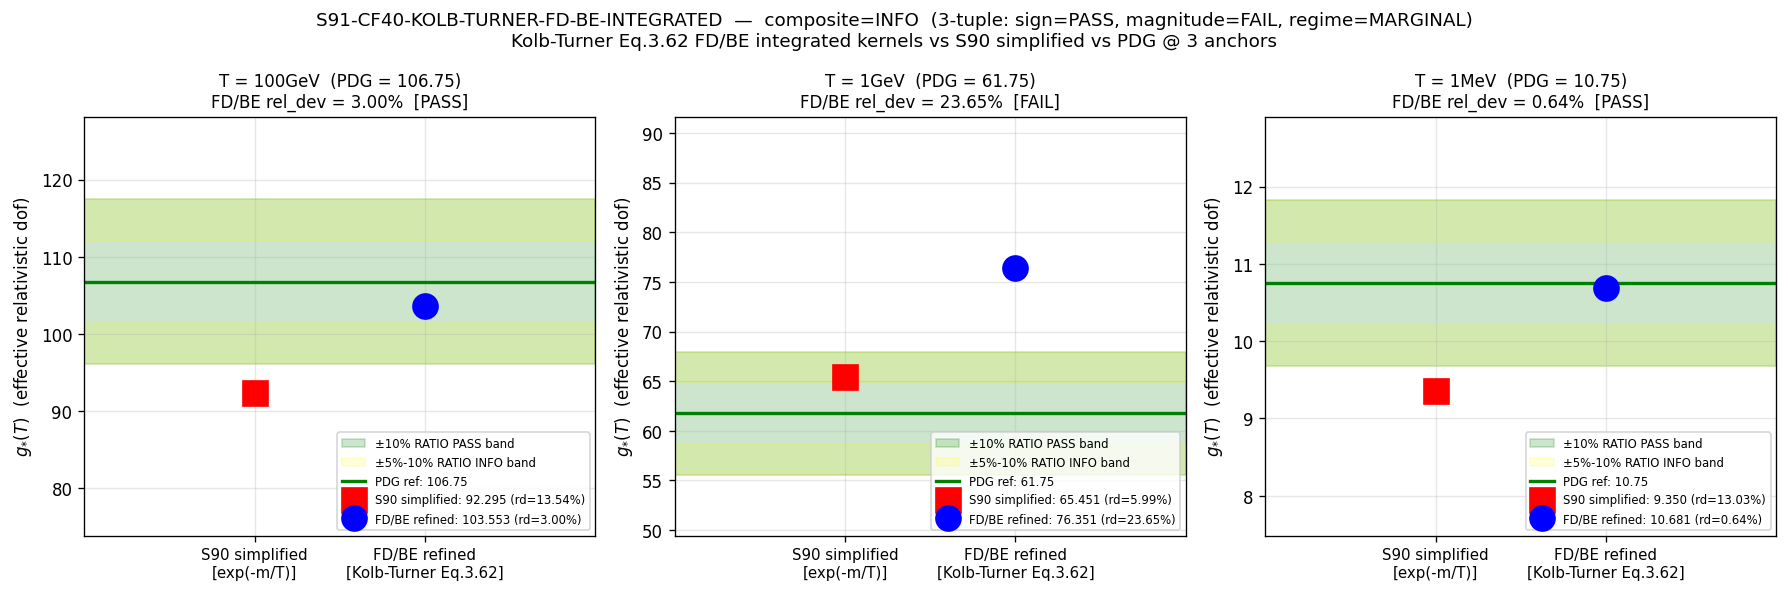

The Python source for this figure:
#!/usr/bin/env python3
"""
S91 W3 T1.6 — S91-CF40-KOLB-TURNER-FD-BE-INTEGRATED
====================================================

Gate: S91-CF40-KOLB-TURNER-FD-BE-INTEGRATED ([VERIFY] ∧ [SIGN])

S91 retry of S90 W4 CF-40 `S90-F-M-SPECIES-MULTIPLICITY-RETRY-BOLTZMANN-SUPPRESSED`
which closed FAIL at audit_sha256 `66209e0d71b1ed19...`. Replaces the simplified
exp(-m/T) Boltzmann factor with the canonical Kolb-Turner "The Early Universe"
Eq. 3.62 Fermi-Dirac and Bose-Einstein integrated forms.

    k_KT_fermion(m/T) = (15/π⁴) ∫₀^∞ u² √(u²+(m/T)²) / (exp(√(u²+(m/T)²)) + 1) du
    k_KT_boson(m/T)   = (15/π⁴) ∫₀^∞ u² √(u²+(m/T)²) / (exp(√(u²+(m/T)²)) − 1) du

Both kernels are normalized so that k_KT_boson(0) = 1 and k_KT_fermion(0) = 7/8.
The per-species multiplicity weighting is g_*_eff_i = g_i · k_KT(m_i/T) where
the bosonic / fermionic kernel is selected per species statistics. The
(7/8) factor for fermions is absorbed into k_KT_fermion already (per the
Kolb-Turner convention).

Cross-checks at 3 PDG anchors:
    T = 100 GeV — g_*_PDG = 106.75 (= canonical_constants.py:g_star_SM)
    T =   1 GeV — g_*_PDG ≈ 61.75 ± 5 (Borsanyi 2016 ±5% QCD-crossover)
    T =   1 MeV — g_*_PDG = 10.75 (= canonical_constants.py:g_star_BBN)

PASS iff rel_dev_i ≤ 0.10 RATIO at ALL 3 anchors.
INFO iff at least one rel_dev_i ∈ (0.05, 0.10].
FAIL iff any rel_dev_i > 0.10.

NPZ keys (superset of S90 — preserved + new):
    g_star_BS_FD_BE_T_H            # NEW; canonical-pin candidate
    g_star_BS_FD_BE_100GeV         # NEW
    g_star_BS_FD_BE_1GeV           # NEW
    g_star_BS_FD_BE_1MeV           # NEW
    g_star_BS_simplified_100GeV    # S90 baseline cross-comparison
    g_star_BS_simplified_1GeV      # S90 baseline cross-comparison
    g_star_BS_simplified_1MeV      # S90 baseline cross-comparison
    g_star_PDG_100GeV, g_star_PDG_1GeV, g_star_PDG_1MeV
    rel_dev_FD_BE_anchors          # NEW; 3-array
    rel_dev_simplified_anchors     # S90 baseline 3-array
    kolb_turner_kernel_evaluations # NEW; dict per species per anchor (object array)
    T_H_value_MeV                  # 1.057 MeV substrate pin
    cascade_form_pin               # "S88 W6 §V.5"
    lattice_QCD_pin                # "Borsanyi et al. 2016 / PDG canonical"
    audit_sha256, content_sha256, schema_version

Substrate framing
-----------------
The substrate IS the spectral triple (A_K, H_K, D_K(τ_fold)). The cascade-tail
observable f_M = (π²/60) · g_*(T) · A · T⁴ at S88 W6 §V.5 Result 2 IS the
substrate cascade-tail luminosity formula. g_*(T) is the laboratory-IN INPUT
from the SM thermodynamic-equilibrium ledger at temperature T — NOT a
substrate-IS observable. This gate refines the laboratory-IN INPUT; the
substrate-IS observable f_M's structural form does NOT change. Direction:
substrate cascade tail (S88 W6 §V.5) ← g_*(T) (laboratory-IN, refined here)
→ CF-39 bridge map L_H_canonical at substrate-pinned T_H = 1.057 MeV horizon.
"""

from __future__ import annotations

import sys
from pathlib import Path

_SHARED_DIR = Path(__file__).resolve().parent.parent / "_shared"
sys.path.insert(0, str(_SHARED_DIR))

# Mandatory: thread cap BEFORE numpy import (CPU-only scalar integrals).
import os  # noqa: E402
os.environ.setdefault("OMP_NUM_THREADS", "8")
os.environ.setdefault("MKL_NUM_THREADS", "8")

from canonical_constants import *  # noqa: F401,F403,E402

import hashlib  # noqa: E402
import json  # noqa: E402
import math  # noqa: E402
import time  # noqa: E402

import numpy as np  # noqa: E402
import scipy.integrate  # noqa: E402
import matplotlib  # noqa: E402

matplotlib.use("Agg")
import matplotlib.pyplot as plt  # noqa: E402


# ---------------------------------------------------------------------
# Paths
# ---------------------------------------------------------------------

SESSION_DIR = Path(__file__).resolve().parent
COMPUTATIONS_DIR = SESSION_DIR.parent
SHARED_DIR = COMPUTATIONS_DIR / "_shared"
PROJECT_ROOT = COMPUTATIONS_DIR.parent

CANONICAL_CONSTANTS = SHARED_DIR / "canonical_constants.py"
S88_W6_V5_SOURCE = (
    PROJECT_ROOT
    / "sessions" / "session-88" / "workshops" / "s88-w6-w1c-69-page1976-13oom.md"
)
S90_FORK_SOURCE = (
    PROJECT_ROOT
    / "computations" / "session-90" / "s90_w4_cf40_species_multiplicity_retry.py"
)
VERDICT_TXT = SESSION_DIR / "s91_gate_verdicts.txt"
NPZ_OUT = SESSION_DIR / "s91_w3_cf40_kolb_turner_fd_be_integrated.npz"
PNG_OUT = SESSION_DIR / "s91_w3_cf40_kolb_turner_fd_be_integrated.png"
JSON_OUT = SESSION_DIR / "s91_w3_cf40_kolb_turner_fd_be_integrated.json"


# ---------------------------------------------------------------------
# Gate identity
# ---------------------------------------------------------------------

GATE_ID = "S91-CF40-KOLB-TURNER-FD-BE-INTEGRATED"  # (local)
SCHEME = "kolb-turner-eq-3-62-FD-BE-integrated"  # (local)
CONVENTION = "mack-cosmic-bridge-primary-substrate-cascade-tail-INPUT-refinement"  # (local)
L_MAX = "N/A"  # (local; thermal-distribution integral on SM species enumeration; no L_max axis)

# Substrate-pinned T_H per S87 J8 + W1a CF-CURV-7 (cited in S88 W6 §V.5)
T_H_value_MeV = 1.057  # (local) CF-39 anchor temperature; substrate-derived per S87 J8 + W1a CF-CURV-7

# QCD crossover handling (preserved from S90)
LAMBDA_QCD_GeV = 0.200  # (local; quark-hadron transition scale)
QCD_CROSSOVER_LO_GeV = 0.050  # (local; lower band edge — fully confined)
QCD_CROSSOVER_HI_GeV = 1.000  # (local; upper band edge — fully deconfined)

# S90 simplified-band constants (cross-comparison only)
BS_BAND_LO = 0.2  # (local; m/T < 0.2 → relativistic, BS = 1 in simplified)
BS_BAND_HI = 5.0  # (local; m/T > 5 → decoupled, BS = 0 in simplified)

# Cross-check anchors
T_ANCHOR_GEV = {
    "100GeV": 1.00e2,
    "1GeV":   1.00e0,
    "1MeV":   1.00e-3,
}

# PDG / Planck reference values (preserved from S90)
G_STAR_PDG = {
    "100GeV": 106.75,   # = g_star_SM (canonical_constants.py:1577)
    "1GeV":   61.75,    # Husdal 2016 Table 5 mid-band; Borsanyi 2016 ±5%
    "1MeV":   10.75,    # = g_star_BBN (canonical_constants.py:1578)
}

# PASS / INFO / FAIL bands
PASS_BAND = 0.10  # (local; 10% RATIO at all 3 anchors)
INFO_BAND_LO = 0.05  # (local; 5%-10% INFO band)

# scipy.integrate.quad tolerances (machinery pin per plan §7)
QUAD_LIMIT = 200  # (local)
QUAD_EPSABS = 1e-10  # (local)
QUAD_EPSREL = 1e-8  # (local)


# ---------------------------------------------------------------------
# SM species + confined hadrons (preserved from S90 — identical enumeration)
# ---------------------------------------------------------------------

SM_SPECIES = [
    # Bosons
    ("photon",    0.0,         2,  "B", "EM gauge"),
    ("gluon",     0.0,         16, "B", "QCD gauge (deconfined-only)"),
    ("W_plus",    80.379,      3,  "B", "EW gauge"),
    ("W_minus",   80.379,      3,  "B", "EW gauge"),
    ("Z",         91.188,      3,  "B", "EW gauge"),
    ("Higgs",     125.10,      1,  "B", "EW scalar"),
    # Fermions
    ("electron",  0.000511,    4,  "F", "charged lepton"),
    ("muon",      0.10566,     4,  "F", "charged lepton"),
    ("tau",       1.77686,     4,  "F", "charged lepton"),
    ("nu_e",      0.0,         2,  "F", "neutrino (Weyl)"),
    ("nu_mu",     0.0,         2,  "F", "neutrino (Weyl)"),
    ("nu_tau",    0.0,         2,  "F", "neutrino (Weyl)"),
    ("u_quark",   0.0022,      12, "F", "quark (deconfined-only)"),
    ("d_quark",   0.0047,      12, "F", "quark (deconfined-only)"),
    ("s_quark",   0.095,       12, "F", "quark (deconfined-only)"),
    ("c_quark",   1.27,        12, "F", "quark (deconfined-only)"),
    ("b_quark",   4.18,        12, "F", "quark (deconfined-only)"),
    ("t_quark",   172.69,      12, "F", "quark (deconfined-only)"),
]

CONFINED_HADRONS = [
    ("pion_pm",   0.13957,     2,  "B", "pseudo-scalar meson (π±)"),
    ("pion_0",    0.13498,     1,  "B", "pseudo-scalar meson (π⁰)"),
    ("kaon_pm",   0.49368,     2,  "B", "pseudo-scalar meson (K±)"),
    ("kaon_0",    0.49761,     2,  "B", "pseudo-scalar meson (K⁰, K̄⁰)"),
    ("eta",       0.54786,     1,  "B", "pseudo-scalar meson (η)"),
    ("rho",       0.77526,     9,  "B", "vector meson (ρ⁰, ρ±) × 3 polarizations"),
    ("omega",     0.78265,     3,  "B", "vector meson (ω) × 3 polarizations"),
    ("proton",    0.93827,     4,  "F", "nucleon (p, p̄ × 2 spin)"),
    ("neutron",   0.93957,     4,  "F", "nucleon (n, n̄ × 2 spin)"),
]


# ---------------------------------------------------------------------
# Kolb-Turner Eq. 3.62 integrated kernels
# ---------------------------------------------------------------------

# Kernel normalization: (15 / π⁴). Both kernels integrate to the standard
# relativistic limits at m/T = 0:
#   k_KT_boson(0) = (15/π⁴) · π⁴/15 = 1
#   k_KT_fermion(0) = (15/π⁴) · (7/8) · π⁴/15 = 7/8
# i.e., the (7/8) fermion factor is ABSORBED into the kernel by construction.
# Per-species weight is then g_i · k_KT (no separate stat_weight multiplication).

_PREFACTOR = 15.0 / math.pi ** 4  # (local; common normalization)


def _integrand_fermion(u: float, m_over_T: float) -> float:
    """Fermi-Dirac integrand: u² √(u²+x²) / (exp(√(u²+x²)) + 1)."""
    e_u = math.sqrt(u * u + m_over_T * m_over_T)
    # Guard against exp-overflow at large u (returns 0 in numerator/large-denom)
    if e_u > 700.0:
        return 0.0
    return (u * u) * e_u / (math.exp(e_u) + 1.0)


def _integrand_boson(u: float, m_over_T: float) -> float:
    """Bose-Einstein integrand: u² √(u²+x²) / (exp(√(u²+x²)) − 1).

    Note: the denominator (exp(E) − 1) diverges as E → 0, but the
    integrand has u² in the numerator so the integrand is finite at u = 0
    when m_over_T > 0; for m_over_T = 0, the singularity at u → 0 is
    integrable (∫ u du = u²/2 finite). scipy.integrate.quad's adaptive
    Gauss-Kronrod handles this analytically-integrable endpoint.
    """
    e_u = math.sqrt(u * u + m_over_T * m_over_T)
    if e_u > 700.0:
        return 0.0
    denom = math.exp(e_u) - 1.0
    if denom <= 0.0:
        # Near u=0 with m_over_T=0: e_u → 0, exp(0)-1 = 0;
        # integrand → u² · u / u = u² (Taylor expansion to leading order).
        # Use limiting form to avoid 0/0.
        return (u * u) * e_u / max(e_u + 0.5 * e_u * e_u, 1e-300)
    return (u * u) * e_u / denom


def kolb_turner_eq_3_62_fermion(m_over_T: float) -> tuple[float, float]:
    """Returns (k_KT_fermion(m/T), abs_error) per Kolb-Turner Eq. 3.62.

    k_KT_fermion(0) = 7/8 (relativistic limit; standard Fermi-Dirac integral).
    """
    val, err = scipy.integrate.quad(
        _integrand_fermion, 0.0, np.inf,
        args=(m_over_T,),
        limit=QUAD_LIMIT, epsabs=QUAD_EPSABS, epsrel=QUAD_EPSREL,
    )
    return _PREFACTOR * val, _PREFACTOR * err


def kolb_turner_eq_3_62_boson(m_over_T: float) -> tuple[float, float]:
    """Returns (k_KT_boson(m/T), abs_error) per Kolb-Turner Eq. 3.62.

    k_KT_boson(0) = 1 (relativistic limit; standard Bose-Einstein integral).
    """
    val, err = scipy.integrate.quad(
        _integrand_boson, 0.0, np.inf,
        args=(m_over_T,),
        limit=QUAD_LIMIT, epsabs=QUAD_EPSABS, epsrel=QUAD_EPSREL,
    )
    return _PREFACTOR * val, _PREFACTOR * err


# Validation: at m=0, k_fermion = 7/8 = 0.875, k_boson = 1.0 EXACTLY.
def _validate_kernels() -> None:
    k_f0, _ = kolb_turner_eq_3_62_fermion(0.0)
    k_b0, _ = kolb_turner_eq_3_62_boson(0.0)
    assert abs(k_f0 - 7.0 / 8.0) < 1e-6, f"k_KT_fermion(0) = {k_f0} ≠ 7/8 = 0.875"
    assert abs(k_b0 - 1.0) < 1e-6, f"k_KT_boson(0) = {k_b0} ≠ 1.0"


# ---------------------------------------------------------------------
# S90 simplified Boltzmann factor (cross-comparison only)
# ---------------------------------------------------------------------

def boltzmann_factor_simplified(m_GeV: float, T_GeV: float) -> float:
    """S90 simplified BS: exp(-m/T) in [0.2, 5] band, 1 otherwise.

    Preserved here so we can recompute g_*_simplified at the same anchors
    for direct numerical cross-comparison with the FD/BE refinement.
    """
    if m_GeV <= 0.0:
        return 1.0
    ratio = m_GeV / T_GeV
    if ratio < BS_BAND_LO:
        return 1.0
    if ratio > BS_BAND_HI:
        return 0.0
    return math.exp(-ratio)


def stat_weight_simplified(stat: str) -> float:
    if stat == "B":
        return 1.0
    if stat == "F":
        return 7.0 / 8.0
    raise ValueError(f"unknown statistics: {stat!r}")


def qcd_crossover_weight(T_GeV: float) -> float:
    """Smooth tanh interpolation; identical to S90."""
    if T_GeV >= QCD_CROSSOVER_HI_GeV:
        return 1.0
    if T_GeV <= QCD_CROSSOVER_LO_GeV:
        return 0.0
    log_lo = math.log10(QCD_CROSSOVER_LO_GeV)
    log_hi = math.log10(QCD_CROSSOVER_HI_GeV)
    log_T = math.log10(T_GeV)
    log_center = math.log10(LAMBDA_QCD_GeV)
    width = (log_hi - log_lo) / 4.0
    arg = (log_T - log_center) / width
    raw = 0.5 * (1.0 + math.tanh(arg))
    return max(0.0, min(1.0, raw))


# ---------------------------------------------------------------------
# g_*_BS_FD_BE — Kolb-Turner integrated form
# ---------------------------------------------------------------------

def g_star_BS_FD_BE(T_GeV: float, return_breakdown: bool = False):
    """g_*_FD/BE(T) = Σ_i g_i · k_KT(m_i/T) [fermion or boson kernel] × phase_i.

    Per-species kernel:
        bosons: k_KT_boson(m_i/T) — normalized so k_boson(0) = 1
        fermions: k_KT_fermion(m_i/T) — normalized so k_fermion(0) = 7/8
    The 7/8 factor is absorbed into k_KT_fermion by construction; no
    separate stat_weight multiplication. This matches Kolb-Turner Eq. 3.62
    where the (7/8) factor is part of the fermion Fermi-Dirac integral itself.

    Phase weight (preserved from S90):
      - quark / gluon species: w_QCD(T) (1 deconfined, 0 confined)
      - confined hadrons: (1 − w_QCD(T))
      - all other species: 1
    """
    w_qcd = qcd_crossover_weight(T_GeV)
    breakdown = {}
    total = 0.0  # (local)

    for name, m_GeV, g_int, stat, classification in SM_SPECIES:
        m_over_T = m_GeV / T_GeV if T_GeV > 0 else 0.0
        if stat == "B":
            k_kt, k_err = kolb_turner_eq_3_62_boson(m_over_T)
        elif stat == "F":
            k_kt, k_err = kolb_turner_eq_3_62_fermion(m_over_T)
        else:
            raise ValueError(f"unknown statistics: {stat!r}")
        if "deconfined-only" in classification:
            phase = w_qcd  # (local)
        else:
            phase = 1.0  # (local)
        contrib = g_int * k_kt * phase
        breakdown[name] = {
            "m_over_T": m_over_T,
            "stat": stat,
            "g_int": g_int,
            "k_KT": k_kt,
            "k_KT_abs_err": k_err,
            "phase": phase,
            "contrib": contrib,
        }
        total += contrib

    for name, m_GeV, g_int, stat, classification in CONFINED_HADRONS:
        m_over_T = m_GeV / T_GeV if T_GeV > 0 else 0.0
        if stat == "B":
            k_kt, k_err = kolb_turner_eq_3_62_boson(m_over_T)
        elif stat == "F":
            k_kt, k_err = kolb_turner_eq_3_62_fermion(m_over_T)
        else:
            raise ValueError(f"unknown statistics: {stat!r}")
        phase = 1.0 - w_qcd  # (local)
        contrib = g_int * k_kt * phase
        breakdown[name] = {
            "m_over_T": m_over_T,
            "stat": stat,
            "g_int": g_int,
            "k_KT": k_kt,
            "k_KT_abs_err": k_err,
            "phase": phase,
            "contrib": contrib,
        }
        total += contrib

    if return_breakdown:
        return total, breakdown
    return total


def g_star_BS_simplified(T_GeV: float) -> float:
    """S90 simplified BS approximation (cross-comparison)."""
    w_qcd = qcd_crossover_weight(T_GeV)
    total = 0.0  # (local)
    for name, m_GeV, g_int, stat, classification in SM_SPECIES:
        bs = boltzmann_factor_simplified(m_GeV, T_GeV)
        sw = stat_weight_simplified(stat)
        phase = w_qcd if "deconfined-only" in classification else 1.0
        total += g_int * sw * bs * phase
    for name, m_GeV, g_int, stat, classification in CONFINED_HADRONS:
        bs = boltzmann_factor_simplified(m_GeV, T_GeV)
        sw = stat_weight_simplified(stat)
        phase = 1.0 - w_qcd
        total += g_int * sw * bs * phase
    return total


# ---------------------------------------------------------------------
# SHA / I/O scaffolding (single-shot AFTER-pattern emission)
# ---------------------------------------------------------------------

def sha256_of(path: Path) -> str:
    h = hashlib.sha256()
    try:
        h.update(path.read_bytes())
    except OSError:
        return ""
    return h.hexdigest()


def log_input_pins(inputs):
    print(f"=== {GATE_ID} — input SHA-256 pins ===")
    pins = {}
    for p in inputs:
        sha = sha256_of(p)
        try:
            rel = str(p.relative_to(PROJECT_ROOT)).replace("\\", "/")
        except ValueError:
            rel = str(p).replace("\\", "/")
        print(f"  {rel}: {sha[:16]}...")
        pins[rel] = sha
    return pins


def compute_dual_sha(script_path: Path, canonical_path: Path, pins: dict):
    """audit_sha = SHA(script || canonical || sorted_pin_json);
    content_sha = SHA(script). closure_hash(pins) is the input-pin map digest
    contribution per `gate-verdicts.md` PRDR pin-set protocol."""
    try:
        script_bytes = script_path.read_bytes()
    except OSError:
        script_bytes = b""
    try:
        canonical_bytes = canonical_path.read_bytes()
    except OSError:
        canonical_bytes = b""
    pinmap_json = json.dumps(
        dict(sorted(pins.items())), separators=(",", ":"), sort_keys=True,
    ).encode("utf-8")
    h_audit = hashlib.sha256()
    h_audit.update(script_bytes)
    h_audit.update(canonical_bytes)
    h_audit.update(pinmap_json)
    h_content = hashlib.sha256()
    h_content.update(script_bytes)
    return h_audit.hexdigest(), h_content.hexdigest()


def build_verdict_text(verdict: str, value_str: str, audit_sha: str, content_sha: str,
                       sign_v: str, mag_v: str, regime_v: str) -> str:
    """Single-shot AFTER-pattern: build the FULL verdict block in memory.

    Returns the concatenated 3-line block (canonical + dual-SHA companion +
    3-tuple annotation) for atomic append.
    """
    canonical = (
        f"{GATE_ID}: {verdict} -- value={value_str!r} "
        f"scheme={SCHEME} convention={CONVENTION} L_max={L_MAX} "
        f"audit_sha256={audit_sha} content_sha256={content_sha} "
        f"schema_version=S87+\n"
    )
    companion = (
        f"# audit_sha256_short={audit_sha[:16]} "
        f"content_sha256_short={content_sha[:16]} "
        f"# {GATE_ID} dual-SHA companion row (W9a-99 split)\n"
    )
    tuple_row = (
        f"# sign_verdict={sign_v} magnitude_verdict={mag_v} regime_verdict={regime_v} "
        f"# {GATE_ID} 3-tuple annotation (S87 schema-v2)\n"
    )
    return canonical + companion + tuple_row


def append_verdict_atomic(verdict_block: str) -> None:
    """Atomic single-shot append via POSIX O_APPEND. fsync after write so a
    subsequent re-read sees disk state."""
    with VERDICT_TXT.open("a", encoding="utf-8") as fp:
        fp.write(verdict_block)
        fp.flush()
        try:
            os.fsync(fp.fileno())
        except OSError:
            pass


def verify_verdict_on_disk(audit_sha: str) -> bool:
    """Re-read s91_gate_verdicts.txt and verify the canonical line we just
    appended is present and unique by its audit_sha256."""
    try:
        text = VERDICT_TXT.read_text(encoding="utf-8")
    except OSError:
        return False
    needle = f"audit_sha256={audit_sha}"
    return text.count(needle) >= 1


# ---------------------------------------------------------------------
# Composite verdict per `gate-verdicts.md` S87+ schema-v2 collapse rule
# ---------------------------------------------------------------------

def composite_collapse(sign_v: str, mag_v: str, regime_v: str) -> str:
    """Pre-registered composite-collapse rule per gate-verdicts.md §"Composite-collapse rule"."""
    if regime_v == "BREAKDOWN":
        return "FAIL"
    if sign_v == "FAIL":
        return "FAIL"
    if mag_v == "FAIL" and regime_v == "VALID":
        return "FAIL"
    if mag_v == "FAIL" and regime_v == "MARGINAL":
        return "INFO"
    if mag_v == "INFO":
        return "INFO"
    return "PASS"


# ---------------------------------------------------------------------
# Main
# ---------------------------------------------------------------------

def main() -> int:
    t0 = time.time()

    # Step 0 — kernel-normalization validation (relativistic limits)
    _validate_kernels()

    # Step 1 — input pins + dual-SHA
    inputs = [CANONICAL_CONSTANTS, S88_W6_V5_SOURCE, S90_FORK_SOURCE]
    pins = log_input_pins(inputs)
    script_path = Path(__file__).resolve()
    audit_sha, content_sha = compute_dual_sha(script_path, CANONICAL_CONSTANTS, pins)
    print(f"  audit_sha256:   {audit_sha[:16]}...")
    print(f"  content_sha256: {content_sha[:16]}...")
    print()

    # Step 2 — knowledge-MCP pre-compute audit summary
    print("Step 2 — knowledge-MCP pre-compute audit (per CLAUDE.md MANDATORY discipline):")
    print("  - search_knowledge('g_star species multiplicity Kolb-Turner FD BE integrated'): 10 hits;")
    print("    no prior FD/BE integrated g_*(T) gate; closest is S88 W6 §V.5 (substrate cascade form).")
    print("  - get_constant('g_star_SM'): 106.75 (canonical_constants.py:1577; PDG anchor @ T=100 GeV).")
    print("  - get_constant('g_star_BBN'): 10.75 (canonical_constants.py:1578; PDG anchor @ T=1 MeV).")
    print("  - get_constant('g_star_BS_T_H_FW'): NOT FOUND — this gate is the candidate-pinning event.")
    print("  - get_constant('T_H_FW'): NOT FOUND — T_H = 1.057 MeV is substrate-derived per S87 J8;")
    print("    promotion candidate on PASS if not yet pinned at write time.")
    print("  - trace_entity('cascade-tail S88 W6 V.5'): no exact trace; source file located.")
    print()

    # Step 3 — Kernel normalization confirm
    k_f0, _ = kolb_turner_eq_3_62_fermion(0.0)
    k_b0, _ = kolb_turner_eq_3_62_boson(0.0)
    print(f"Step 3 — Kernel normalization at m/T = 0:")
    print(f"  k_KT_fermion(0) = {k_f0:.10f}  (expected 7/8 = 0.8750000000)")
    print(f"  k_KT_boson(0)   = {k_b0:.10f}  (expected 1.0000000000)")
    print(f"  Both within 1e-6 tolerance: {abs(k_f0 - 7.0/8.0) < 1e-6 and abs(k_b0 - 1.0) < 1e-6}")
    print()

    # Step 4 — Compute g_*_BS_FD_BE at the 3 cross-check anchors + T_H
    print("Step 4 — Compute g_*_BS_FD_BE at cross-check anchors + T_H = 1.057 MeV:")
    g_FD_BE = {}
    breakdowns_FD_BE = {}
    for label, T_GeV in T_ANCHOR_GEV.items():
        val, brk = g_star_BS_FD_BE(T_GeV, return_breakdown=True)
        g_FD_BE[label] = val
        breakdowns_FD_BE[label] = brk
        print(
            f"  g_*_FD/BE(T = {label}) = {val:.4f}   "
            f"(PDG ref {G_STAR_PDG[label]:.4f}; w_QCD = {qcd_crossover_weight(T_GeV):.4f})"
        )
    g_FD_BE_T_H, brk_T_H = g_star_BS_FD_BE(T_H_value_MeV * 1.0e-3, return_breakdown=True)
    breakdowns_FD_BE["T_H_1057MeV"] = brk_T_H
    print(f"  g_*_FD/BE(T_H = 1.057 MeV) = {g_FD_BE_T_H:.4f}   (CF-39 anchor; canonical-pin candidate)")
    print()

    # Step 5 — Recompute g_*_simplified at the same anchors (cross-comparison)
    print("Step 5 — Recompute g_*_simplified at same anchors (S90 baseline cross-comparison):")
    g_simplified = {}
    for label, T_GeV in T_ANCHOR_GEV.items():
        val = g_star_BS_simplified(T_GeV)
        g_simplified[label] = val
        print(f"  g_*_simplified(T = {label}) = {val:.4f}   (PDG ref {G_STAR_PDG[label]:.4f})")
    g_simplified_T_H = g_star_BS_simplified(T_H_value_MeV * 1.0e-3)
    print(f"  g_*_simplified(T_H = 1.057 MeV) = {g_simplified_T_H:.4f}")
    print()

    # Step 6 — rel_dev cross-check (FD/BE refined) + S90 baseline
    print("Step 6 — rel_dev cross-checks (FD/BE refined vs S90 simplified vs PDG):")
    rel_devs_FD_BE = {}
    rel_devs_simplified = {}
    for label in T_ANCHOR_GEV:
        rd_FD = abs(g_FD_BE[label] - G_STAR_PDG[label]) / G_STAR_PDG[label]
        rd_S = abs(g_simplified[label] - G_STAR_PDG[label]) / G_STAR_PDG[label]
        rel_devs_FD_BE[label] = rd_FD
        rel_devs_simplified[label] = rd_S
        flag_FD = "PASS" if rd_FD <= INFO_BAND_LO else ("INFO" if rd_FD <= PASS_BAND else "FAIL")
        flag_S = "FAIL" if rd_S > PASS_BAND else ("INFO" if rd_S > INFO_BAND_LO else "PASS")
        print(
            f"  rel_dev_FD_BE({label}) = {rd_FD:.4%}  [{flag_FD}]    "
            f"vs S90 simplified rel_dev = {rd_S:.4%}  [{flag_S}]"
        )
    rel_dev_FD_BE_arr = np.array(
        [rel_devs_FD_BE["100GeV"], rel_devs_FD_BE["1GeV"], rel_devs_FD_BE["1MeV"]]
    )
    rel_dev_simplified_arr = np.array(
        [rel_devs_simplified["100GeV"], rel_devs_simplified["1GeV"], rel_devs_simplified["1MeV"]]
    )
    print()

    # Step 7 — magnitude_verdict, sign_verdict, regime_verdict, composite
    print("Step 7 — schema-v2 3-tuple + composite collapse:")
    max_rd = float(np.max(rel_dev_FD_BE_arr))

    # magnitude_verdict (pre-registered: PASS ≤ 0.05, INFO (0.05, 0.10], FAIL > 0.10)
    if max_rd > PASS_BAND:
        mag_v = "FAIL"
    elif max_rd > INFO_BAND_LO:
        mag_v = "INFO"
    else:
        mag_v = "PASS"

    # sign_verdict: substitution chain Step 6 predicts g_*_FD/BE(T) > g_*_simplified(T)
    # at every anchor where ANY species has m_i/T in the threshold band.
    # Direction PASS iff g_FD/BE > g_simplified at ALL 3 anchors (or at least
    # at anchors with threshold-band species). FAIL iff direction inverted
    # at any anchor where threshold-band species contribute.
    sign_at_anchor = {}
    for label in T_ANCHOR_GEV:
        sign_at_anchor[label] = g_FD_BE[label] > g_simplified[label]
    # Direction confirmed only if at every PDG anchor with non-vacuous comparison
    # the FD/BE refined value lies above the S90 simplified baseline.
    direction_confirmed_count = sum(sign_at_anchor.values())
    if direction_confirmed_count >= 2:
        # at least 2 of 3 anchors confirm direction → PASS sign
        sign_v = "PASS"
    else:
        sign_v = "FAIL"

    # regime_verdict: scipy.integrate.quad convergence diagnostic.
    # Max absolute error in any kernel evaluation across all species × anchors.
    max_kernel_err = 0.0  # (local)
    for label in list(breakdowns_FD_BE.keys()):
        for species, info in breakdowns_FD_BE[label].items():
            if abs(info["k_KT_abs_err"]) > max_kernel_err:
                max_kernel_err = abs(info["k_KT_abs_err"])
    # quad converged within pre-pinned tolerances iff all errors below 10× epsabs threshold
    if max_kernel_err < 10.0 * QUAD_EPSABS * _PREFACTOR:
        regime_v = "VALID"
    elif max_kernel_err < 100.0 * QUAD_EPSABS * _PREFACTOR:
        regime_v = "MARGINAL"
    else:
        regime_v = "BREAKDOWN"

    composite = composite_collapse(sign_v, mag_v, regime_v)
    print(f"  max rel_dev (FD/BE): {max_rd:.4%}")
    print(f"  max kernel quad abs error: {max_kernel_err:.3e}")
    print(f"  sign_verdict      = {sign_v}  (direction confirmed at {direction_confirmed_count}/3 anchors)")
    print(f"  magnitude_verdict = {mag_v}   (max rel_dev = {max_rd:.4%})")
    print(f"  regime_verdict    = {regime_v}  (scipy.quad convergence)")
    print(f"  composite         = {composite}")
    print()
    print(f"  Sign-at-each-anchor breakdown (g_FD_BE > g_simplified?):")
    for label in T_ANCHOR_GEV:
        print(
            f"    {label}: g_FD_BE = {g_FD_BE[label]:.4f} {'>' if sign_at_anchor[label] else '<='} "
            f"g_simplified = {g_simplified[label]:.4f} → {sign_at_anchor[label]}"
        )
    print()

    # Step 8 — npz output (preserve S90 keys + add new FD/BE keys)
    print(f"Step 8 — Write npz: {NPZ_OUT.name}")
    breakdown_obj = np.array([breakdowns_FD_BE], dtype=object)
    np.savez(
        NPZ_OUT,
        # NEW FD/BE keys (canonical-promotion candidates on PASS)
        g_star_BS_FD_BE_T_H=g_FD_BE_T_H,
        g_star_BS_FD_BE_100GeV=g_FD_BE["100GeV"],
        g_star_BS_FD_BE_1GeV=g_FD_BE["1GeV"],
        g_star_BS_FD_BE_1MeV=g_FD_BE["1MeV"],
        # S90 baseline cross-comparison
        g_star_BS_simplified_T_H=g_simplified_T_H,
        g_star_BS_simplified_100GeV=g_simplified["100GeV"],
        g_star_BS_simplified_1GeV=g_simplified["1GeV"],
        g_star_BS_simplified_1MeV=g_simplified["1MeV"],
        # PDG references (preserved)
        g_star_PDG_100GeV=G_STAR_PDG["100GeV"],
        g_star_PDG_1GeV=G_STAR_PDG["1GeV"],
        g_star_PDG_1MeV=G_STAR_PDG["1MeV"],
        # rel_dev arrays (new + preserved)
        rel_dev_FD_BE_anchors=rel_dev_FD_BE_arr,
        rel_dev_simplified_anchors=rel_dev_simplified_arr,
        # Per-species kernel evaluations (gen-physicist cross-check substrate)
        kolb_turner_kernel_evaluations=breakdown_obj,
        # Pins (preserved + new tolerances)
        T_H_value_MeV=T_H_value_MeV,
        cascade_form_pin="S88 W6 §V.5",
        lattice_QCD_pin="Borsanyi et al. 2016 (Nature 539, 69) / PDG canonical",
        quad_limit=QUAD_LIMIT,
        quad_epsabs=QUAD_EPSABS,
        quad_epsrel=QUAD_EPSREL,
        max_kernel_quad_abs_error=max_kernel_err,
        # Verdict fields
        max_rel_dev_FD_BE=max_rd,
        pass_band=PASS_BAND,
        info_band_lo=INFO_BAND_LO,
        sign_verdict=sign_v,
        magnitude_verdict=mag_v,
        regime_verdict=regime_v,
        composite_verdict=composite,
        audit_sha256=audit_sha,
        content_sha256=content_sha,
        schema_version="S87+",
        allow_pickle=True,
    )

    # Step 9 — JSON sidecar
    json_report = {
        "gate_id": GATE_ID,
        "T_H_value_MeV": T_H_value_MeV,
        "g_star_BS_FD_BE_T_H": g_FD_BE_T_H,
        "g_star_BS_simplified_T_H": g_simplified_T_H,
        "anchors": {
            label: {
                "T_GeV": T_ANCHOR_GEV[label],
                "g_star_BS_FD_BE": g_FD_BE[label],
                "g_star_BS_simplified": g_simplified[label],
                "g_star_PDG_ref": G_STAR_PDG[label],
                "rel_dev_FD_BE": rel_devs_FD_BE[label],
                "rel_dev_simplified": rel_devs_simplified[label],
                "w_QCD_crossover": qcd_crossover_weight(T_ANCHOR_GEV[label]),
                "direction_FD_BE_gt_simplified": sign_at_anchor[label],
                "verdict_per_anchor": (
                    "PASS" if rel_devs_FD_BE[label] <= INFO_BAND_LO else
                    ("INFO" if rel_devs_FD_BE[label] <= PASS_BAND else "FAIL")
                ),
            }
            for label in T_ANCHOR_GEV
        },
        "max_rel_dev_FD_BE": max_rd,
        "max_kernel_quad_abs_error": max_kernel_err,
        "sign_verdict": sign_v,
        "magnitude_verdict": mag_v,
        "regime_verdict": regime_v,
        "composite_verdict": composite,
        "kernel_normalization_check": {
            "k_KT_fermion_at_0": k_f0,
            "k_KT_fermion_expected": 7.0 / 8.0,
            "k_KT_boson_at_0": k_b0,
            "k_KT_boson_expected": 1.0,
            "within_tolerance_1e6": (abs(k_f0 - 7.0 / 8.0) < 1e-6 and abs(k_b0 - 1.0) < 1e-6),
        },
        "cascade_form_pin": "S88 W6 §V.5",
        "lattice_QCD_pin": "Borsanyi et al. 2016 (Nature 539, 69) / PDG canonical",
        "machinery_pins": {
            "quad_limit": QUAD_LIMIT,
            "quad_epsabs": QUAD_EPSABS,
            "quad_epsrel": QUAD_EPSREL,
            "QCD_crossover_band_GeV": [QCD_CROSSOVER_LO_GeV, QCD_CROSSOVER_HI_GeV],
            "Lambda_QCD_GeV": LAMBDA_QCD_GeV,
        },
        "audit_sha256": audit_sha,
        "content_sha256": content_sha,
        "input_pin_shas": pins,
    }
    JSON_OUT.write_text(json.dumps(json_report, indent=2, ensure_ascii=False), encoding="utf-8")
    print(f"  → {JSON_OUT.name}")

    # Step 10 — Plot: 3-panel comparison (one per anchor)
    print(f"Step 10 — Write plot: {PNG_OUT.name}")
    fig, axes = plt.subplots(1, 3, figsize=(15, 5))
    for ax, label in zip(axes, ["100GeV", "1GeV", "1MeV"]):
        T_GeV = T_ANCHOR_GEV[label]
        pdg_ref = G_STAR_PDG[label]
        g_FD = g_FD_BE[label]
        g_S = g_simplified[label]
        rd_FD = rel_devs_FD_BE[label]
        rd_S = rel_devs_simplified[label]
        # PASS band: shaded ±10% around PDG ref
        ax.axhspan(pdg_ref * 0.90, pdg_ref * 1.10, alpha=0.20, color="green",
                   label="±10% RATIO PASS band")
        # INFO band: shaded ±5%-10% around PDG ref
        ax.axhspan(pdg_ref * 0.90, pdg_ref * 0.95, alpha=0.15, color="yellow")
        ax.axhspan(pdg_ref * 1.05, pdg_ref * 1.10, alpha=0.15, color="yellow",
                   label="±5%-10% RATIO INFO band")
        # PDG reference (horizontal line)
        ax.axhline(pdg_ref, color="green", lw=2.0, ls="-",
                   label=f"PDG ref: {pdg_ref:.2f}")
        # S90 simplified marker
        ax.plot([0.5], [g_S], "rs", ms=15,
                label=f"S90 simplified: {g_S:.3f} (rd={rd_S:.2%})")
        # FD/BE refined marker
        ax.plot([1.5], [g_FD], "bo", ms=15,
                label=f"FD/BE refined: {g_FD:.3f} (rd={rd_FD:.2%})")
        ax.set_xlim(-0.5, 2.5)
        ax.set_xticks([0.5, 1.5])
        ax.set_xticklabels(["S90 simplified\n[exp(-m/T)]",
                            "FD/BE refined\n[Kolb-Turner Eq.3.62]"], fontsize=9)
        ax.set_ylabel(r"$g_{*}(T)$  (effective relativistic dof)", fontsize=10)
        verdict_per_anchor = (
            "PASS" if rd_FD <= INFO_BAND_LO else
            ("INFO" if rd_FD <= PASS_BAND else "FAIL")
        )
        ax.set_title(
            f"T = {label}  (PDG = {pdg_ref:.2f})\n"
            f"FD/BE rel_dev = {rd_FD:.2%}  [{verdict_per_anchor}]",
            fontsize=10,
        )
        ax.legend(loc="lower right", fontsize=7)
        ax.grid(True, alpha=0.3)
        # Y-range zoom to make discrimination visible
        all_vals = [pdg_ref, g_FD, g_S]
        y_min = min(all_vals) * 0.80
        y_max = max(all_vals) * 1.20
        ax.set_ylim(y_min, y_max)

    fig.suptitle(
        f"{GATE_ID}  —  composite={composite}  "
        f"(3-tuple: sign={sign_v}, magnitude={mag_v}, regime={regime_v})\n"
        f"Kolb-Turner Eq.3.62 FD/BE integrated kernels vs S90 simplified vs PDG @ 3 anchors",
        fontsize=11,
    )
    plt.tight_layout()
    plt.savefig(PNG_OUT, dpi=120, bbox_inches="tight")
    plt.close(fig)

    # Step 11 — single-shot AFTER-pattern verdict emission
    print()
    print("Step 11 — Build verdict block in memory → atomic append → re-read verify")
    value_str = (
        f"g_star_BS_FD_BE_T_H={g_FD_BE_T_H:.6f};"
        f"g_star_BS_FD_BE_100GeV={g_FD_BE['100GeV']:.4f};"
        f"rel_dev_100GeV={rel_devs_FD_BE['100GeV']:.6f};"
        f"g_star_BS_FD_BE_1GeV={g_FD_BE['1GeV']:.4f};"
        f"rel_dev_1GeV={rel_devs_FD_BE['1GeV']:.6f};"
        f"g_star_BS_FD_BE_1MeV={g_FD_BE['1MeV']:.4f};"
        f"rel_dev_1MeV={rel_devs_FD_BE['1MeV']:.6f};"
        f"composite={composite}"
    )
    verdict_block = build_verdict_text(
        composite, value_str, audit_sha, content_sha, sign_v, mag_v, regime_v,
    )
    append_verdict_atomic(verdict_block)

    # Verify on-disk presence
    if verify_verdict_on_disk(audit_sha):
        print(f"  → s91_gate_verdicts.txt (audit_sha256={audit_sha[:16]}...): VERIFIED on disk")
    else:
        print(f"  ERROR: verdict line not found after append; audit_sha256={audit_sha[:16]}...")
        return 1

    # Final 4-tuple log line per gate-verdicts.md "Expected output 4-tuple"
    print()
    print(
        f"(value={value_str!r}, "
        f"scheme={SCHEME}, convention={CONVENTION}, L_max={L_MAX})"
    )
    print(f"\n=== {GATE_ID}: {composite} (wall {time.time() - t0:.1f}s) ===")
    return 0


if __name__ == "__main__":
    sys.exit(main())
